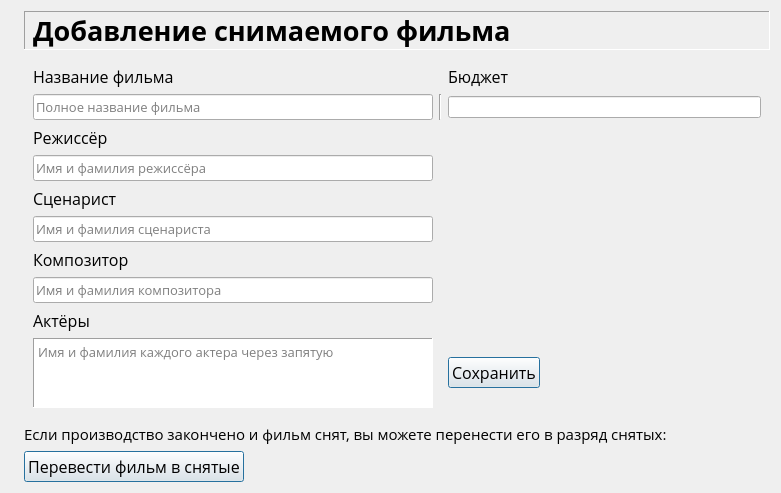
<?xml version="1.0" encoding="UTF-8"?>
<ui version="4.0">
 <class>Form</class>
 <widget class="QWidget" name="Form">
  <property name="geometry">
   <rect>
    <x>0</x>
    <y>0</y>
    <width>781</width>
    <height>472</height>
   </rect>
  </property>
  <property name="sizePolicy">
   <sizepolicy hsizetype="Preferred" vsizetype="Preferred">
    <horstretch>0</horstretch>
    <verstretch>0</verstretch>
   </sizepolicy>
  </property>
  <property name="minimumSize">
   <size>
    <width>0</width>
    <height>0</height>
   </size>
  </property>
  <property name="windowTitle">
   <string>Form</string>
  </property>
  <layout class="QFormLayout" name="formLayout">
   <item row="0" column="0">
    <widget class="QLabel" name="logo">
     <property name="text">
      <string/>
     </property>
     <property name="pixmap">
      <pixmap>images/logo3.png</pixmap>
     </property>
     <property name="scaledContents">
      <bool>false</bool>
     </property>
    </widget>
   </item>
   <item row="0" column="1">
    <widget class="QLabel" name="label_12">
     <property name="font">
      <font>
       <family>Proxima Nova</family>
       <pointsize>20</pointsize>
       <weight>75</weight>
       <bold>true</bold>
      </font>
     </property>
     <property name="frameShape">
      <enum>QFrame::Panel</enum>
     </property>
     <property name="frameShadow">
      <enum>QFrame::Sunken</enum>
     </property>
     <property name="text">
      <string>Добавление снимаемого фильма</string>
     </property>
    </widget>
   </item>
   <item row="1" column="1">
    <widget class="QWidget" name="widget" native="true">
     <property name="sizePolicy">
      <sizepolicy hsizetype="Preferred" vsizetype="Preferred">
       <horstretch>0</horstretch>
       <verstretch>0</verstretch>
      </sizepolicy>
     </property>
     <layout class="QGridLayout" name="gridLayout_2">
      <item row="2" column="2">
       <widget class="QLineEdit" name="lineEdit_5"/>
      </item>
      <item row="10" column="2">
       <widget class="QPushButton" name="pushButton">
        <property name="sizePolicy">
         <sizepolicy hsizetype="Fixed" vsizetype="Fixed">
          <horstretch>0</horstretch>
          <verstretch>0</verstretch>
         </sizepolicy>
        </property>
        <property name="font">
         <font>
          <family>Open Sans</family>
          <pointsize>12</pointsize>
         </font>
        </property>
        <property name="text">
         <string>Сохранить</string>
        </property>
        <property name="default">
         <bool>true</bool>
        </property>
        <property name="flat">
         <bool>false</bool>
        </property>
       </widget>
      </item>
      <item row="7" column="0">
       <widget class="QLabel" name="label_6">
        <property name="font">
         <font>
          <family>Open Sans</family>
          <pointsize>12</pointsize>
         </font>
        </property>
        <property name="text">
         <string>Композитор</string>
        </property>
       </widget>
      </item>
      <item row="8" column="0">
       <widget class="QLineEdit" name="lineEdit">
        <property name="sizePolicy">
         <sizepolicy hsizetype="Preferred" vsizetype="Fixed">
          <horstretch>0</horstretch>
          <verstretch>0</verstretch>
         </sizepolicy>
        </property>
        <property name="minimumSize">
         <size>
          <width>400</width>
          <height>0</height>
         </size>
        </property>
        <property name="font">
         <font>
          <family>Open Sans</family>
          <pointsize>10</pointsize>
         </font>
        </property>
        <property name="placeholderText">
         <string>Имя и фамилия композитора</string>
        </property>
       </widget>
      </item>
      <item row="0" column="0">
       <widget class="QLabel" name="label_2">
        <property name="sizePolicy">
         <sizepolicy hsizetype="Fixed" vsizetype="Fixed">
          <horstretch>0</horstretch>
          <verstretch>0</verstretch>
         </sizepolicy>
        </property>
        <property name="font">
         <font>
          <family>Open Sans</family>
          <pointsize>12</pointsize>
          <weight>50</weight>
          <bold>false</bold>
         </font>
        </property>
        <property name="autoFillBackground">
         <bool>false</bool>
        </property>
        <property name="inputMethodHints">
         <set>Qt::ImhNone</set>
        </property>
        <property name="text">
         <string>Название фильма</string>
        </property>
        <property name="textFormat">
         <enum>Qt::PlainText</enum>
        </property>
        <property name="scaledContents">
         <bool>false</bool>
        </property>
        <property name="wordWrap">
         <bool>false</bool>
        </property>
       </widget>
      </item>
      <item row="3" column="0">
       <widget class="QLabel" name="label_4">
        <property name="sizePolicy">
         <sizepolicy hsizetype="Fixed" vsizetype="Fixed">
          <horstretch>0</horstretch>
          <verstretch>0</verstretch>
         </sizepolicy>
        </property>
        <property name="font">
         <font>
          <family>Open Sans</family>
          <pointsize>12</pointsize>
         </font>
        </property>
        <property name="text">
         <string>Режиссёр</string>
        </property>
       </widget>
      </item>
      <item row="5" column="0">
       <widget class="QLabel" name="label_5">
        <property name="font">
         <font>
          <family>Open Sans</family>
          <pointsize>12</pointsize>
         </font>
        </property>
        <property name="text">
         <string>Сценарист</string>
        </property>
       </widget>
      </item>
      <item row="4" column="0">
       <widget class="QLineEdit" name="lineEdit_3">
        <property name="sizePolicy">
         <sizepolicy hsizetype="Preferred" vsizetype="Fixed">
          <horstretch>0</horstretch>
          <verstretch>0</verstretch>
         </sizepolicy>
        </property>
        <property name="minimumSize">
         <size>
          <width>400</width>
          <height>0</height>
         </size>
        </property>
        <property name="font">
         <font>
          <family>Open Sans</family>
          <pointsize>10</pointsize>
         </font>
        </property>
        <property name="placeholderText">
         <string>Имя и фамилия режиссёра</string>
        </property>
       </widget>
      </item>
      <item row="9" column="0">
       <widget class="QLabel" name="label_7">
        <property name="font">
         <font>
          <family>Open Sans</family>
          <pointsize>12</pointsize>
         </font>
        </property>
        <property name="text">
         <string>Актёры</string>
        </property>
       </widget>
      </item>
      <item row="2" column="0">
       <widget class="QLineEdit" name="lineEdit_4">
        <property name="sizePolicy">
         <sizepolicy hsizetype="Preferred" vsizetype="Fixed">
          <horstretch>0</horstretch>
          <verstretch>0</verstretch>
         </sizepolicy>
        </property>
        <property name="minimumSize">
         <size>
          <width>400</width>
          <height>0</height>
         </size>
        </property>
        <property name="font">
         <font>
          <family>Open Sans</family>
          <pointsize>10</pointsize>
         </font>
        </property>
        <property name="text">
         <string/>
        </property>
        <property name="placeholderText">
         <string>Полное название фильма</string>
        </property>
       </widget>
      </item>
      <item row="0" column="2">
       <widget class="QLabel" name="label_8">
        <property name="font">
         <font>
          <family>Open Sans</family>
          <pointsize>12</pointsize>
         </font>
        </property>
        <property name="text">
         <string>Бюджет</string>
        </property>
       </widget>
      </item>
      <item row="6" column="0">
       <widget class="QLineEdit" name="lineEdit_2">
        <property name="sizePolicy">
         <sizepolicy hsizetype="Preferred" vsizetype="Fixed">
          <horstretch>0</horstretch>
          <verstretch>0</verstretch>
         </sizepolicy>
        </property>
        <property name="minimumSize">
         <size>
          <width>400</width>
          <height>0</height>
         </size>
        </property>
        <property name="font">
         <font>
          <family>Open Sans</family>
          <pointsize>10</pointsize>
         </font>
        </property>
        <property name="placeholderText">
         <string>Имя и фамилия сценариста</string>
        </property>
       </widget>
      </item>
      <item row="10" column="0">
       <widget class="QTextEdit" name="textEdit">
        <property name="font">
         <font>
          <family>Open Sans</family>
          <pointsize>10</pointsize>
         </font>
        </property>
        <property name="frameShape">
         <enum>QFrame::Panel</enum>
        </property>
        <property name="sizeAdjustPolicy">
         <enum>QAbstractScrollArea::AdjustToContents</enum>
        </property>
        <property name="placeholderText">
         <string>Имя и фамилия каждого актера через запятую</string>
        </property>
       </widget>
      </item>
      <item row="2" column="1">
       <widget class="Line" name="line">
        <property name="orientation">
         <enum>Qt::Vertical</enum>
        </property>
       </widget>
      </item>
     </layout>
    </widget>
   </item>
   <item row="2" column="1">
    <widget class="QLabel" name="label">
     <property name="sizePolicy">
      <sizepolicy hsizetype="Fixed" vsizetype="Fixed">
       <horstretch>0</horstretch>
       <verstretch>0</verstretch>
      </sizepolicy>
     </property>
     <property name="font">
      <font>
       <family>Open Sans</family>
       <pointsize>11</pointsize>
      </font>
     </property>
     <property name="text">
      <string>Если производство закончено и фильм снят, вы можете перенести его в разряд снятых:</string>
     </property>
    </widget>
   </item>
   <item row="3" column="1">
    <widget class="QPushButton" name="pushButton_2">
     <property name="sizePolicy">
      <sizepolicy hsizetype="Fixed" vsizetype="Fixed">
       <horstretch>0</horstretch>
       <verstretch>0</verstretch>
      </sizepolicy>
     </property>
     <property name="font">
      <font>
       <family>Open Sans</family>
       <pointsize>12</pointsize>
       <weight>50</weight>
       <bold>false</bold>
      </font>
     </property>
     <property name="text">
      <string>Перевести фильм в снятые</string>
     </property>
     <property name="default">
      <bool>true</bool>
     </property>
    </widget>
   </item>
  </layout>
 </widget>
 <resources/>
 <connections/>
</ui>
